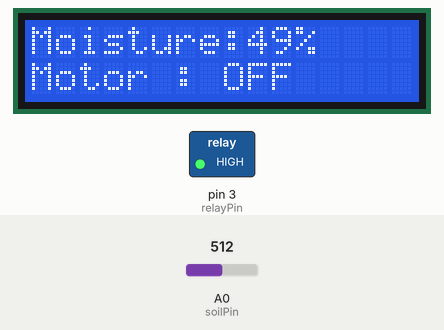
The sketch below on a simulated Arduino Uno, built with avr-gcc and run on an emulated ATmega328P. On the bench: 16×2 character LCD, switched loads named in the sketch (green lamp = pin HIGH). The inputs (shaded band) are chosen by the test bench; at power-on: A0 (soilPin) = 512. What the sketch prints to the serial monitor is not drawn.

Above: at 3.2 s.
3.3 s: A0 (soilPin) set to 601
At 5.1 s:
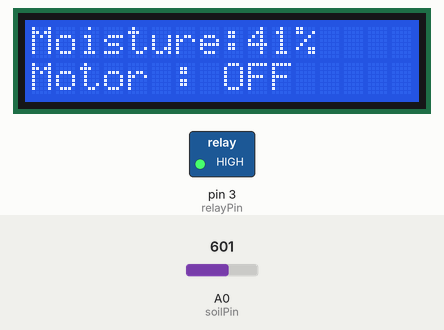
5.6 s: A0 (soilPin) set to 626
At 7.4 s:
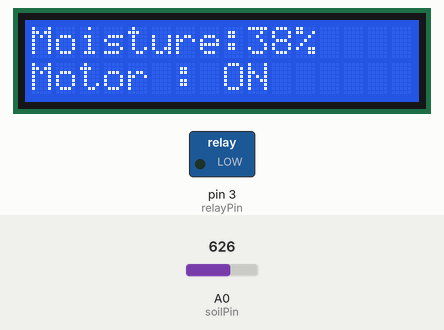
7.7 s: A0 (soilPin) set to 716
Timing chart, 0 to 10.7 s (numbered marks = the images above; inputs shaded):
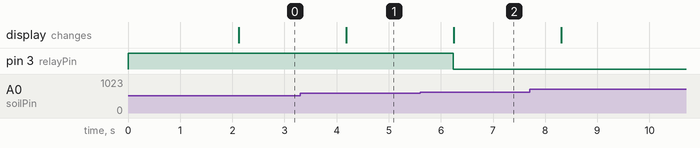

The sketch:

Arduino_Code_For__Automatic_Irrigation_System.ino
```cpp
// Include the required libraries
#include <Wire.h>                    // Library for I2C communication
#include <LiquidCrystal_I2C.h>       // Library for I2C LCD display
// Create an LCD object with I2C address 0x27, 16 columns and 2 rows
LiquidCrystal_I2C lcd(0x27, 16, 2);

// ---------------------- Pin Definitions ----------------------

// Analog pin connected to the Soil Moisture Sensor
const int soilPin = A0;

// Digital pin connected to the Relay Module
const int relayPin = 3;

// ---------------------- Variables ----------------------

// Stores the raw analog value from the soil moisture sensor
int sensorValue;

// Stores the soil moisture percentage (0–100%)
int moisture;

// ---------------------- Setup Function ----------------------
// Runs only once when the Arduino starts

void setup()
{
  // Set relay pin as an output
  pinMode(relayPin, OUTPUT);

  // Turn the motor OFF initially
  // (Most relay modules are Active LOW)
  digitalWrite(relayPin, HIGH);

  // Start Serial Monitor for debugging
  Serial.begin(9600);

  // Initialize the LCD
  lcd.init();

  // Turn ON the LCD backlight
  lcd.backlight();

  // Display welcome message
  lcd.setCursor(0,0);
  lcd.print(" SMART FARMING ");

  lcd.setCursor(0,1);
  lcd.print(" System Start ");

  // Wait for 2 seconds
  delay(2000);

  // Clear the LCD
  lcd.clear();
}

// ---------------------- Main Loop ----------------------
// Runs continuously

void loop()
{
  // Read the analog value from the soil sensor
  sensorValue = analogRead(soilPin);

  // Convert sensor value (0-1023) into moisture percentage
  // 0 = Wet Soil
  // 1023 = Dry Soil
  moisture = map(sensorValue, 1023, 0, 0, 100);

  // Keep the moisture value between 0% and 100%
  moisture = constrain(moisture, 0, 100);

  // Display moisture value in Serial Monitor
  Serial.print("Moisture = ");
  Serial.print(moisture);
  Serial.println("%");

  // ---------------------- LCD Display ----------------------

  // Display soil moisture percentage
  lcd.setCursor(0,0);
  lcd.print("Moisture:");
  lcd.print(moisture);
  lcd.print("%   ");

  // ---------------------- Motor Control ----------------------

  // If soil moisture is less than 40%
  // Soil is dry
  if(moisture < 40)
  {
      // Turn ON the relay
      // Relay LOW = Motor ON (Active LOW Relay)
      digitalWrite(relayPin, LOW);

      // Display motor status
      lcd.setCursor(0,1);
      lcd.print("Motor : ON      ");
  }

  // If soil moisture is 40% or above
  // Soil is wet
  else
  {
      // Turn OFF the relay
      digitalWrite(relayPin, HIGH);

      // Display motor status
      lcd.setCursor(0,1);
      lcd.print("Motor : OFF     ");
  }

  // Wait for 1 second before reading again
  delay(1000);
}
```

Measured:
- the behaviour switches between 613 and 614 on A0 (soilPin) (found by bisection; images 1 and 2)
- after the input at 3.3 s, the display: changes after 0.89 s (image 1)
- after the input at 5.6 s, pin 3 (relayPin): HIGH → LOW after 0.63 s; the display: changes after 0.65 s (image 2)
